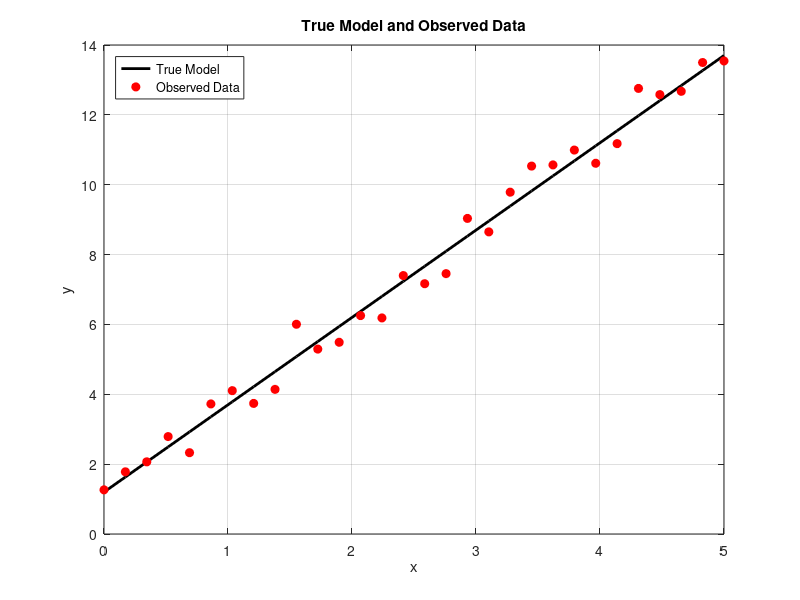

Reproduce this figure in MATLAB. (Note: this script raises an error after producing the figure.)
% MCMC for Inverse Problem in MATLAB
% Estimating parameters of a linear model with noise

clear all;
close all;
clc;

% Generate synthetic data
trueParams = [2.5, 1.2]; % True parameters [slope, intercept]
sigma = 0.5;             % Noise standard deviation

x = linspace(0, 5, 30)';
y_true = trueParams(1) * x + trueParams(2);
y_obs = y_true + sigma * randn(size(x));

% Plot true model and observed data
figure;
plot(x, y_true, 'k-', 'LineWidth', 2, 'DisplayName', 'True Model');
hold on;
plot(x, y_obs, 'ro', 'MarkerFaceColor', 'r', 'DisplayName', 'Observed Data');
xlabel('x');
ylabel('y');
legend('Location', 'northwest');
title('True Model and Observed Data');
grid on;

% MCMC parameters
nIterations = 50000;  % Number of MCMC iterations
burnIn = 2000;        % Burn-in period
thin = 5;             % Thinning interval

% Prior distribution parameters (normal priors)
priorMean = [0, 0];   % Mean for [slope, intercept]
priorStd = [5, 5];    % Standard deviation for [slope, intercept]

% Initialize parameters
currentParams = [0, 0]; % Start with initial guess

% Store chains
chain = zeros(nIterations, 2);
acceptance = zeros(nIterations, 1);

% Calculate current likelihood
currentLikelihood = computeLikelihood(currentParams, x, y_obs, sigma);

% MCMC loop
for i = 1:nIterations
    % Propose new parameters (random walk proposal)
    proposedParams = currentParams + 0.1 * randn(1, 2);
    
    % Calculate likelihood for proposed parameters
    proposedLikelihood = computeLikelihood(proposedParams, x, y_obs, sigma);
    
    % Calculate prior probabilities
    priorCurrent = normpdf(currentParams(1), priorMean(1), priorStd(1)) * ...
                   normpdf(currentParams(2), priorMean(2), priorStd(2));
    priorProposed = normpdf(proposedParams(1), priorMean(1), priorStd(1)) * ...
                    normpdf(proposedParams(2), priorMean(2), priorStd(2));
    
    % Calculate acceptance probability
    acceptanceRatio = (proposedLikelihood * priorProposed) / (currentLikelihood * priorCurrent);
    acceptanceProb = min(1, acceptanceRatio);
    
    % Decide whether to accept proposal
    if rand() < acceptanceProb
        currentParams = proposedParams;
        currentLikelihood = proposedLikelihood;
        acceptance(i) = 1;
    end
    
    % Store current values
    chain(i, :) = currentParams;
    
    % Display progress every 1000 iterations
    if mod(i, 1000) == 0
        fprintf('Iteration: %d/%d\n', i, nIterations);
    end
end

% Calculate acceptance rate
acceptanceRate = mean(acceptance(burnIn:end));
fprintf('Acceptance rate: %.2f%%\n', acceptanceRate * 100);

% Remove burn-in and thin the chain
chain = chain(burnIn:thin:end, :);
slopeChain = chain(:, 1);
interceptChain = chain(:, 2);

% Parameter estimates
slopeEst = mean(slopeChain);
interceptEst = mean(interceptChain);
slopeStd = std(slopeChain);
interceptStd = std(interceptChain);

fprintf('Parameter estimates:\n');
fprintf('Slope = %.3f ± %.3f (true = %.3f)\n', slopeEst, slopeStd, trueParams(1));
fprintf('Intercept = %.3f ± %.3f (true = %.3f)\n', interceptEst, interceptStd, trueParams(2));

% Plot MCMC chains
figure;
subplot(2, 2, 1);
plot(slopeChain, 'b');
ylabel('Slope');
title('MCMC Chain for Slope Parameter');
grid on;

subplot(2, 2, 3);
plot(interceptChain, 'r');
ylabel('Intercept');
xlabel('Iteration');
title('MCMC Chain for Intercept Parameter');
grid on;

% Plot posterior distributions
subplot(2, 2, 2);
histogram(slopeChain, 50, 'FaceColor', 'b', 'EdgeColor', 'none', 'Normalization', 'pdf');
hold on;
xline(trueParams(1), 'r', 'LineWidth', 2, 'DisplayName', 'True Value');
xline(slopeEst, 'k--', 'LineWidth', 2, 'DisplayName', 'Estimated Value');
xlabel('Slope');
ylabel('Probability Density');
title('Posterior Distribution of Slope');
legend;

subplot(2, 2, 4);
histogram(interceptChain, 50, 'FaceColor', 'r', 'EdgeColor', 'none', 'Normalization', 'pdf');
hold on;
xline(trueParams(2), 'r', 'LineWidth', 2, 'DisplayName', 'True Value');
xline(interceptEst, 'k--', 'LineWidth', 2, 'DisplayName', 'Estimated Value');
xlabel('Intercept');
ylabel('Probability Density');
title('Posterior Distribution of Intercept');
legend;

% Plot fitted model with uncertainty
figure;
plot(x, y_obs, 'ro', 'MarkerFaceColor', 'r', 'DisplayName', 'Observed Data');
hold on;
plot(x, y_true, 'k-', 'LineWidth', 2, 'DisplayName', 'True Model');

% Draw samples from posterior to show uncertainty
nSamples = 100;
sampleIndices = randperm(length(slopeChain), nSamples);
for i = 1:nSamples
    idx = sampleIndices(i);
    ySample = slopeChain(idx) * x + interceptChain(idx);
    s = plot(x, ySample, 'b-', 'HandleVisibility', 'off');
    s.Color(4) = 0.05;
end


% Plot estimated model
yEst = slopeEst * x + interceptEst;
plot(x, yEst, 'b--', 'LineWidth', 2, 'DisplayName', 'Estimated Model');

xlabel('x');
ylabel('y');
legend('Location', 'northwest');
title('Model Fit with Uncertainty');
grid on;

% Likelihood function
function likelihood = computeLikelihood(params, x, yObs, sigma)
    yPred = params(1) * x + params(2);
    residuals = yObs - yPred;
    likelihood = exp(-0.5 * sum((residuals / sigma).^2));
end